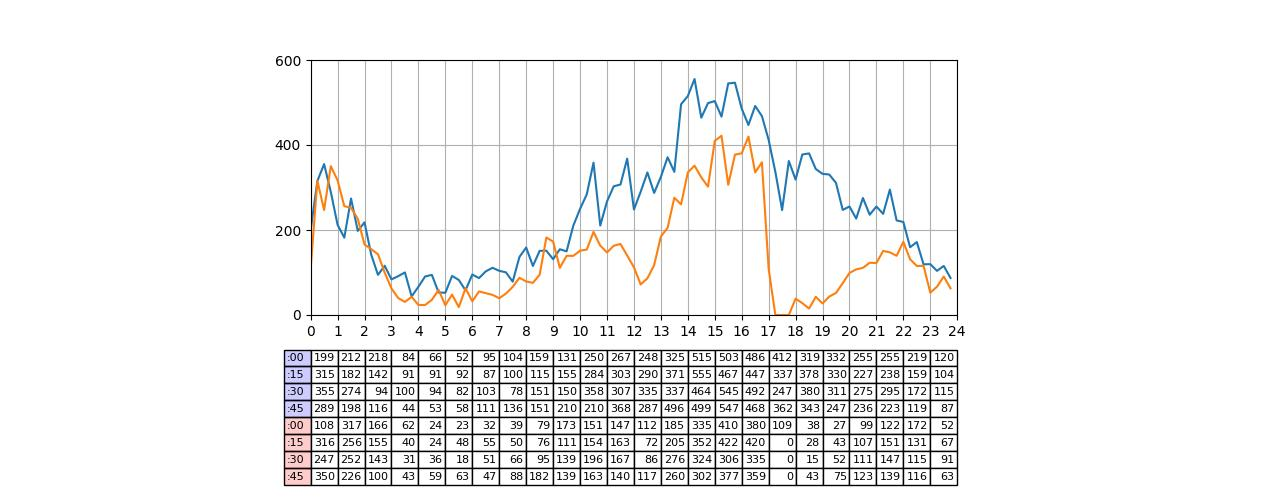
#> input picture Example/extracted2020-01-01.jpg, 1267 x 500 px
$ python graphToCSV.py Example/extracted2020-01-01.jpg
#> lines starting #> are read from the running program, lines starting #| are printed output that depends on the picture
"""
Darian Comsa
This is a trial to see if I can extract data points from
ATSPM volume approach graphs.
Convert the jpeg to rgb arrays and then find the vertex in each column
"""

import numpy as np
from PIL import Image
from matplotlib import pyplot as plt
import sys


def GetBooleans(args, file_names):
    output = True
    output_month = False
    show_graphs = False
    save_graphs = False
    overlay = False
    table = False
    divs = 4
    # Get list of file_names and update boolean.
    if len(args) > 0:
        print(f"\nArguments of the script : {args}")
        if 'show' in args:
            show_graphs = True
            args.remove('show')
        if 'save' in args:
            save_graphs = True
            args.remove('save')
        # 5 minute bins mostly accurate.
        if '5' in args:
            divs = 12
            args.remove('5')
        if 'overlay' in args:
            overlay = True
            args.remove('overlay')
        if 'table' in args:
            table = True
            args.remove('table')
        # To keep reference, use +=.
        file_names += args
    if len(file_names) == 0:
        if not show_graphs:
            output_month = True
        output = False
    return (output, output_month, show_graphs, save_graphs, divs, overlay, table)


def GetBox(color_band):
    """Find the graph boundaries"""
    row_vals = np.sort(np.sum(color_band, axis=1))
    num_rows = np.count_nonzero(row_vals < 150_000)
    # Each grid row marks 200.
    print(f'num rows: {num_rows}')
    print(row_vals[:num_rows + 1])
    row_grid_inds = np.sort(np.argsort(np.sum(color_band, axis=1))[:num_rows])
    col_grid_inds = np.sort(np.argsort(np.sum(color_band, axis=0))[:25])
    rows_minus_one = num_rows - 1
    grid_height = row_grid_inds[-1] - row_grid_inds[0]
    scaling = rows_minus_one * 200 / grid_height
    return row_grid_inds, col_grid_inds, rows_minus_one, scaling


# [54 lines left out: functions GetVal, GenerateGraphVals, not called in this run]


if __name__ == "__main__":
    file_names = []
    # Parse command line arguments.
    # output: output .csv, output_month: default no filename, show_graphs: display, save_graphs: save figure,
    # divisions: hourly divisions, overlay: compare graphs
    output, output_month, show_graphs, save_graphs, divisions, overlay, table = GetBooleans(sys.argv[1:], file_names)
    # If no filename arguments given, output is false.
    if not output:
        # Default compile month worth of volumes, default January 2020.
        MONTH_DAY_COUNTS = [31,29,31,30,31,30,31,31,30,31,30,31]
        signalID = '6415'
        # Read from graphs in Graphs2020Jan\.
        file_base = "Graphs2020-01\\ApproachVolumesGraph2020-01-"
        month_days = MONTH_DAY_COUNTS[0]
        file_names = [file_base + f"{d+1:02d}.jpg" for d in range(month_days)]
    print(f'output: {output}, showgraphs: {show_graphs}, outputmonth: {output_month}')

    # Problem graphs.
    north_v = []
    south_v = []
    x_scaled = np.linspace(0, 24, divisions*24+1)
    for name in file_names[:]:
        print(f'\n{name}')
        im = Image.open(name)
#> im is the input picture: PIL image 1267x500 RGB; mean R, G, B 241.6, 241.5, 241.2
        # rim, gim, bim = im.split()
        # https://stackoverflow.com/questions/10825217/edit-rgb-values-in-a-jpg-with-python
        r, g, b = [color.T for color in np.array(im).T]
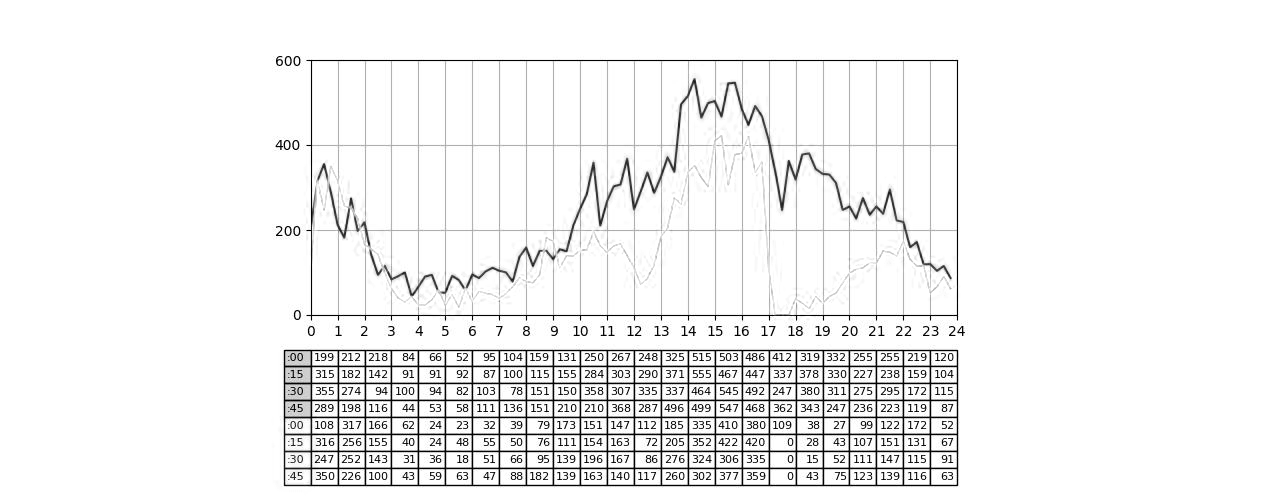
#> r: shape (500, 1267); min 0, max 255, mean 241.6
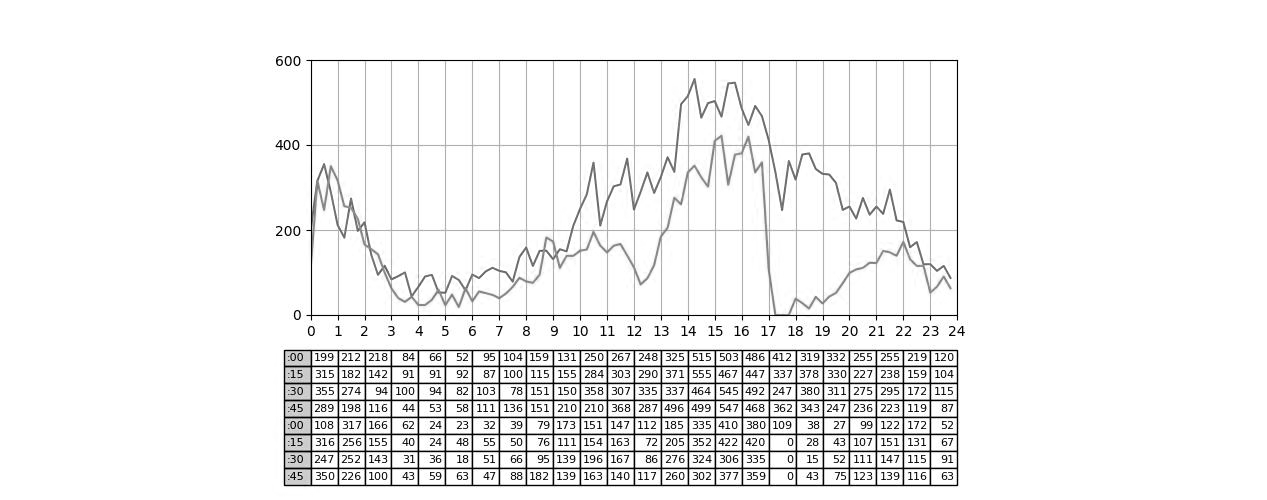
#> g: shape (500, 1267); min 0, max 255, mean 241.5
        print(f'r {r.shape}')
#| r (500, 1267)
        print(f'g {g.shape}')
#| g (500, 1267)
        print(f'b {b.shape}')
#| b (500, 1267)
        row_grid_inds, col_grid_inds, rows_minus_one, scaling = GetBox(r)
#> in GetBox, `row_vals = np.sort(np.sum(color_band, axis=1))`: row_vals = 500 values from 152164 to 323085
#> in GetBox, `num_rows = np.count_nonzero(row_vals < 150_000)`: num_rows = 0
#| num rows: 0
#| [152164]
#> in GetBox, `row_grid_inds = np.sort(np.argsort(np.sum(color_band, axis=1))[:num_ro..`: row_grid_inds = empty array
#> in GetBox, `col_grid_inds = np.sort(np.argsort(np.sum(color_band, axis=0))[:25])`: col_grid_inds = 25 values from 311 to 957
#> in GetBox, `rows_minus_one = num_rows - 1`: rows_minus_one = -1
#> (the run stopped early here; a loop or call above may not have finished)
